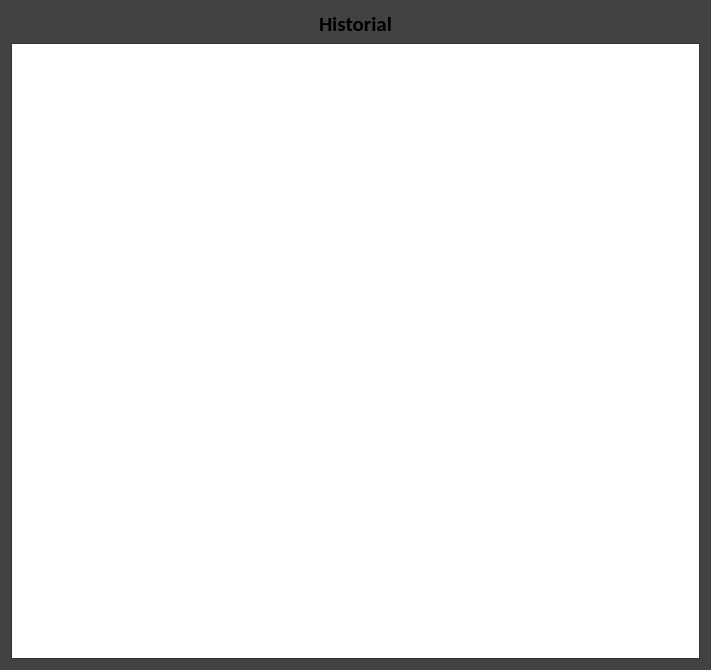
<?xml version="1.0" encoding="UTF-8"?>
<ui version="4.0">
 <class>Dialog</class>
 <widget class="QDialog" name="Dialog">
  <property name="geometry">
   <rect>
    <x>0</x>
    <y>0</y>
    <width>711</width>
    <height>670</height>
   </rect>
  </property>
  <property name="palette">
   <palette>
    <active>
     <colorrole role="Base">
      <brush brushstyle="SolidPattern">
       <color alpha="255">
        <red>255</red>
        <green>255</green>
        <blue>255</blue>
       </color>
      </brush>
     </colorrole>
     <colorrole role="Window">
      <brush brushstyle="SolidPattern">
       <color alpha="255">
        <red>66</red>
        <green>66</green>
        <blue>66</blue>
       </color>
      </brush>
     </colorrole>
    </active>
    <inactive>
     <colorrole role="Base">
      <brush brushstyle="SolidPattern">
       <color alpha="255">
        <red>255</red>
        <green>255</green>
        <blue>255</blue>
       </color>
      </brush>
     </colorrole>
     <colorrole role="Window">
      <brush brushstyle="SolidPattern">
       <color alpha="255">
        <red>66</red>
        <green>66</green>
        <blue>66</blue>
       </color>
      </brush>
     </colorrole>
    </inactive>
    <disabled>
     <colorrole role="Base">
      <brush brushstyle="SolidPattern">
       <color alpha="255">
        <red>66</red>
        <green>66</green>
        <blue>66</blue>
       </color>
      </brush>
     </colorrole>
     <colorrole role="Window">
      <brush brushstyle="SolidPattern">
       <color alpha="255">
        <red>66</red>
        <green>66</green>
        <blue>66</blue>
       </color>
      </brush>
     </colorrole>
    </disabled>
   </palette>
  </property>
  <property name="font">
   <font>
    <family>Calibri</family>
    <pointsize>12</pointsize>
   </font>
  </property>
  <property name="windowTitle">
   <string>Historial</string>
  </property>
  <property name="windowIcon">
   <iconset>
    <normaloff>icons/easybackup.png</normaloff>icons/easybackup.png</iconset>
  </property>
  <layout class="QGridLayout" name="gridLayout">
   <item row="0" column="0">
    <widget class="QLabel" name="label">
     <property name="font">
      <font>
       <pointsize>16</pointsize>
       <weight>75</weight>
       <bold>true</bold>
      </font>
     </property>
     <property name="text">
      <string>Historial</string>
     </property>
     <property name="alignment">
      <set>Qt::AlignCenter</set>
     </property>
    </widget>
   </item>
   <item row="1" column="0">
    <widget class="QListWidget" name="listWidget"/>
   </item>
  </layout>
 </widget>
 <resources/>
 <connections/>
</ui>
